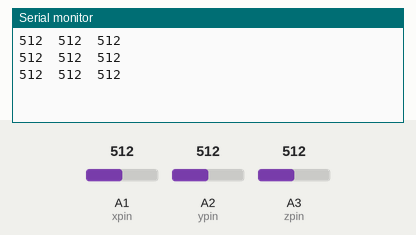
The sketch below on a simulated Arduino Uno, built with avr-gcc and run on an emulated ATmega328P. Parts: the last lines printed to the serial monitor. The test bench sets the inputs (shaded band); at power-on: A1 (xpin) = 512, A2 (ypin) = 512, A3 (zpin) = 512.

Above: at 1.3 s.
1.4 s: A1 (xpin) set to 716
At 1.9 s:
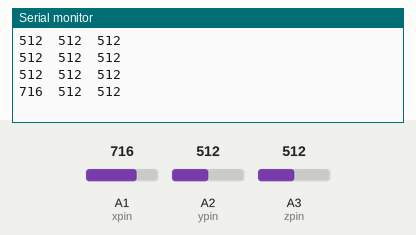
2.9 s: A2 (ypin) set to 716
At 3.4 s:
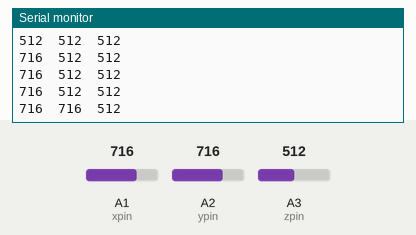
4.4 s: A3 (zpin) set to 716
At 4.9 s:
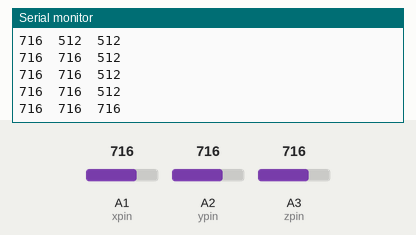
5.9 s: A1 (xpin) set to 900
At 6.4 s:
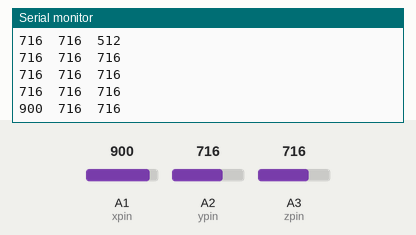
7.4 s: A2 (ypin) set to 900
At 7.9 s:
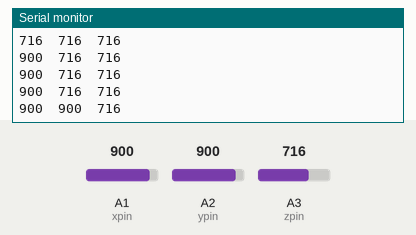
8.9 s: A3 (zpin) set to 900
At 9.4 s:
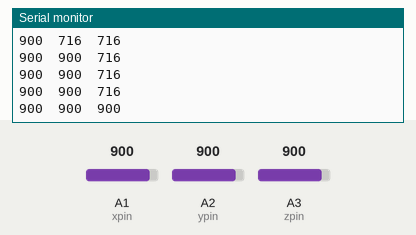
Timing chart, 0 to 11.4 s (numbered marks = the images above; inputs shaded):
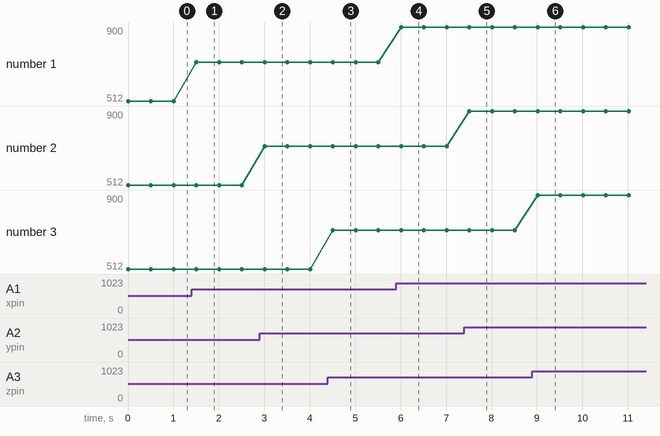

Measured:
- after the input at 1.4 s, the serial monitor: prints a new line after 0.10 s (image 1)
- after the input at 2.9 s, the serial monitor: prints a new line after 0.11 s (image 2)
- after the input at 4.4 s, the serial monitor: prints a new line after 0.11 s (image 3)
- after the input at 5.9 s, the serial monitor: prints a new line after 0.11 s (image 4)
- after the input at 7.4 s, the serial monitor: prints a new line after 0.11 s (image 5)
- after the input at 8.9 s, the serial monitor: prints a new line after 0.12 s (image 6)
- plotted number 1: 512 → 716 after the input at 1.4 s, 716 → 900 after the input at 5.9 s

The sketch:

XYZ.ino
```cpp
int xpin = A1;                  //感測器 X_OUT 連接 Arduino pin A1
int ypin = A2;                  //感測器 Y_OUT 連接 Arduino pin A2
int zpin = A3;                  //感測器 Z_OUT 連接 Arduino pin A3

void setup()
{
 Serial.begin(9600);
}

void loop()
{
 int x = analogRead(xpin);  //讀 X 軸電壓值，存入整數 x
 int y = analogRead(ypin);  //讀 Y 軸電壓值，存入整數 y
 int z = analogRead(zpin);  //讀 Z 軸電壓值，存入整數 z

Serial.print(x);            //在序列埠螢幕中印出X Y Z的讀值
Serial.print("\t");
Serial.print(y);
Serial.print("\t");
Serial.print(z);
Serial.print("\n");
delay(500);
}
```
